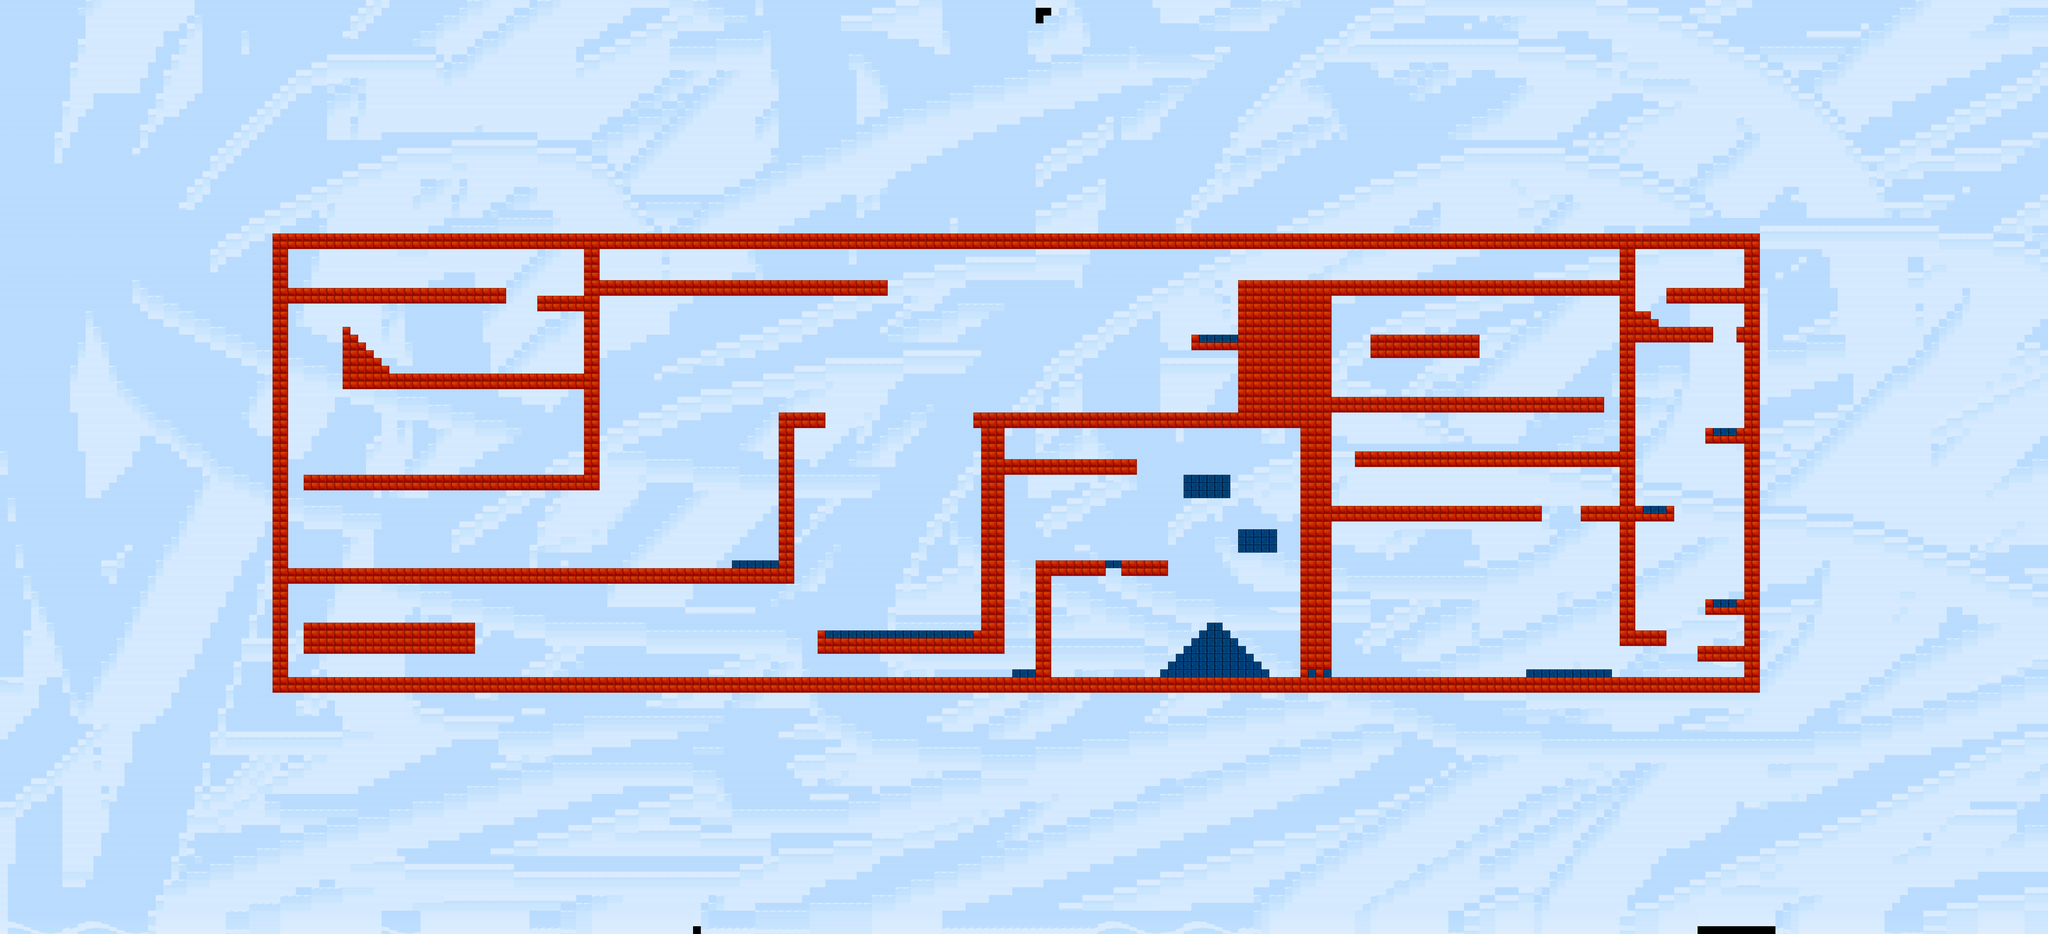

Below is a game level as drawn by its tile map, then a one-line description and the .tmx that defines it (tile-layer data replaced by summaries):
An orthogonal 263x120 tile map with 33x33 px tiles, 2 tile layers (background, Tile Layer), 2 tilesets and 136 objects (10x r, 9x rubber, w1, w2, w3, ...).

<map version="1.0" orientation="orthogonal" renderorder="right-down" width="263" height="120" tilewidth="33" tileheight="33" nextobjectid="197">
 <tileset firstgid="1" name="Bricks" tilewidth="33" tileheight="33" tilecount="2" columns="2">
  <image source="../textures/brick_tiles_1.png" width="66" height="33" />
 </tileset>
 <tileset firstgid="3" name="Background" tilewidth="99" tileheight="99" tilecount="70" columns="10">
  <image source="../textures/background.jpg" width="1000" height="750" />
 </tileset>
 <layer name="background" width="263" height="120">
  <data>[31560 cells, 31436 non-empty, 40 distinct tile ids]</data>
 </layer>
 <layer name="Tile Layer" width="263" height="120">
  <data>[31560 cells, 2913 non-empty, 2 distinct tile ids]</data>
 </layer>
 <objectgroup name="walls">
  <object id="1" name="w1" x="1155" y="989" width="6302" height="67" />
  <object id="2" name="w2" x="7393" y="1057" width="65" height="1880" />
  <object id="3" name="w3" x="1155" y="2872" width="6237" height="65" />
  <object id="5" name="w4" x="1156" y="1053" width="66" height="1815" />
  <object id="6" name="w5" x="1223" y="1222" width="922" height="64" />
  <object id="7" name="w6" x="2278" y="1253" width="196" height="67" />
  <object id="8" name="w7" x="2476" y="1057" width="64" height="989" />
  <object id="11" name="w8" x="1452" y="1584" width="1024" height="67" />
  <object id="12" name="w9" x="1288" y="2013" width="1253" height="63" />
  <object id="14" name="w10" x="1223" y="2409" width="2142" height="66" />
  <object id="15" name="w11" type="rubber" x="3102" y="2377" width="197" height="32">
   <properties>
    <property name="isRubberWall" type="bool" value="true" />
   </properties>
  </object>
  <object id="17" name="w12" x="3300" y="1750" width="67" height="659" />
  <object id="18" name="w13" x="3368" y="1748" width="130" height="67" />
  <object id="19" name="w14" x="1288" y="2636" width="726" height="131" />
  <object id="20" name="w15" type="rubber" x="3501" y="2675" width="624" height="30">
   <properties>
    <property name="isRubberWall" type="bool" value="true" />
   </properties>
  </object>
  <object id="21" name="w16" x="4124" y="1748" width="1123" height="67" />
  <object id="22" name="w17" x="4158" y="1815" width="100" height="956" />
  <object id="23" name="w18" x="4260" y="1947" width="558" height="67" />
  <object id="24" name="w19" x="4390" y="2375" width="64" height="497" />
  <object id="25" name="w20" type="rubber" x="4292" y="2838" width="96" height="32">
   <properties>
    <property name="isRubberWall" type="bool" value="true" />
   </properties>
  </object>
  <object id="26" name="w21" x="4459" y="2376" width="227" height="63" />
  <object id="27" name="w22" x="4753" y="2375" width="197" height="62" />
  <object id="28" name="w23" type="rubber" x="4686" y="2376" width="66" height="33">
   <properties>
    <property name="isRubberWall" type="bool" value="true" />
   </properties>
  </object>
  <object id="30" name="w25" x="2540" y="1188" width="1222" height="62" />
  <object id="31" name="w26" x="1453" y="1385" width="32" height="198" />
  <object id="32" name="w27" x="1485" y="1420" width="33" height="164" />
  <object id="33" name="w28" x="1520" y="1451" width="31" height="132" />
  <object id="34" name="w29" x="1553" y="1484" width="31" height="99" />
  <object id="35" name="w30" x="1585" y="1519" width="33" height="64" />
  <object id="36" name="w31" x="1619" y="1552" width="32" height="31" />
  <object id="37" name="w32" type="rubber" x="5084" y="1420" width="161" height="30">
   <properties>
    <property name="isRubberWall" type="bool" value="true" />
   </properties>
  </object>
  <object id="39" name="w34" x="5246" y="1187" width="397" height="628" />
  <object id="40" name="w35" x="5510" y="1816" width="133" height="1020" />
  <object id="41" name="w36" type="rubber" x="5116" y="2642" width="65" height="32">
   <properties>
    <property name="isRubberWall" type="bool" value="true" />
   </properties>
  </object>
  <object id="42" name="w37" type="rubber" x="5083" y="2673" width="131" height="34">
   <properties>
    <property name="isRubberWall" type="bool" value="true" />
   </properties>
  </object>
  <object id="43" name="w38" type="rubber" x="5048" y="2705" width="198" height="34">
   <properties>
    <property name="isRubberWall" type="bool" value="true" />
   </properties>
  </object>
  <object id="44" name="w39" type="rubber" x="5015" y="2739" width="266" height="34">
   <properties>
    <property name="isRubberWall" type="bool" value="true" />
   </properties>
  </object>
  <object id="62" name="w40" type="rub" x="4983" y="2773" width="329" height="98">
   <properties>
    <property name="isRubberWall" type="bool" value="true" />
   </properties>
  </object>
  <object id="63" name="w41" type="r" x="4952" y="2804" width="28" height="67">
   <properties>
    <property name="isRubberWall" type="bool" value="true" />
   </properties>
  </object>
  <object id="64" name="w42" type="r" x="4917" y="2837" width="32" height="34">
   <properties>
    <property name="isRubberWall" type="bool" value="true" />
   </properties>
  </object>
  <object id="65" name="w43" type="r" x="5314" y="2805" width="31" height="66">
   <properties>
    <property name="isRubberWall" type="bool" value="true" />
   </properties>
  </object>
  <object id="66" name="w44" type="r" x="5348" y="2839" width="30" height="31">
   <properties>
    <property name="isRubberWall" type="bool" value="true" />
   </properties>
  </object>
  <object id="67" name="w45" x="5643" y="1187" width="1220" height="68" />
  <object id="68" name="w46" type="r" x="5018" y="2013" width="197" height="100">
   <properties>
    <property name="isRubberWall" type="bool" value="true" />
   </properties>
  </object>
  <object id="69" name="w47" type="r" x="5247" y="2245" width="165" height="99">
   <properties>
    <property name="isRubberWall" type="bool" value="true" />
   </properties>
  </object>
  <object id="71" name="w48" x="6863" y="1057" width="68" height="1677" />
  <object id="72" name="w49" x="7195" y="2738" width="198" height="65" />
  <object id="73" name="w50" x="6932" y="2673" width="130" height="63" />
  <object id="74" name="w51" x="7227" y="2542" width="32" height="31" />
  <object id="75" name="w52" x="7358" y="2543" width="35" height="31" />
  <object id="76" name="w53" type="r" x="7260" y="2541" width="96" height="33">
   <properties>
    <property name="isRubberWall" type="bool" value="true" />
   </properties>
  </object>
  <object id="77" name="w54" type="r" x="6965" y="2147" width="95" height="29">
   <properties>
    <property name="isRubberWall" type="bool" value="true" />
   </properties>
  </object>
  <object id="78" name="w55" x="6931" y="2144" width="31" height="33" />
  </objectgroup>
 <objectgroup name="ball">
  <!-- 60 objects omitted --></objectgroup>
 <objectgroup name="spikes">
  <!-- 59 objects omitted --></objectgroup>
 <objectgroup name="fire">
  <!-- 47 objects omitted --></objectgroup>
 <objectgroup name="dimond">
  <!-- 28 objects omitted --></objectgroup>
 <objectgroup name="gate">
  <!-- 13 objects omitted --></objectgroup>
 <objectgroup name="flag">
  <!-- 12 objects omitted --></objectgroup>
 <objectgroup name="flyBoost" />
 <objectgroup name="jumpBoost" />
 <objectgroup name="crystal">
  <!-- 2 objects omitted --></objectgroup>
 <objectgroup name="makeBig" />
 <objectgroup name="makeSmall" />
 <objectgroup name="speedBoost" />
</map>
<!-- 83 of 136 objects omitted -->